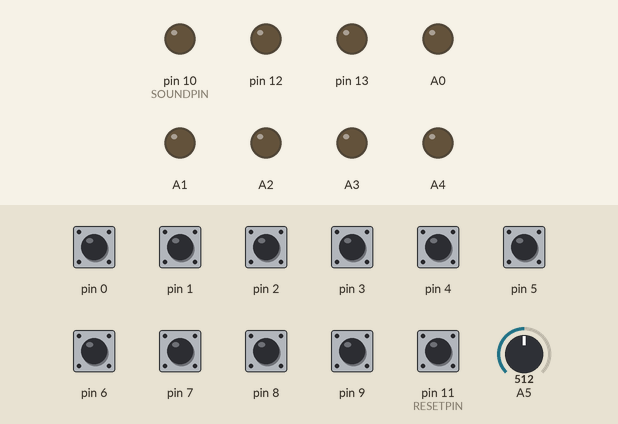
Recording of a sketch running on a simulated Arduino Leonardo, built with avr-gcc and run on an emulated ATmega32U4. Parts: output pins drawn as LEDs (lit = HIGH). Inputs (shaded band) come from the test bench; at power-on: pin 0–9, pin 11 (RESETPIN) HIGH, A5 = 512. Random numbers use the default seed unless the sketch sets one.

Above: at 1.2 s.
1.3 s: pin 0 pulled LOW for 0.15 s
At 2.3 s:
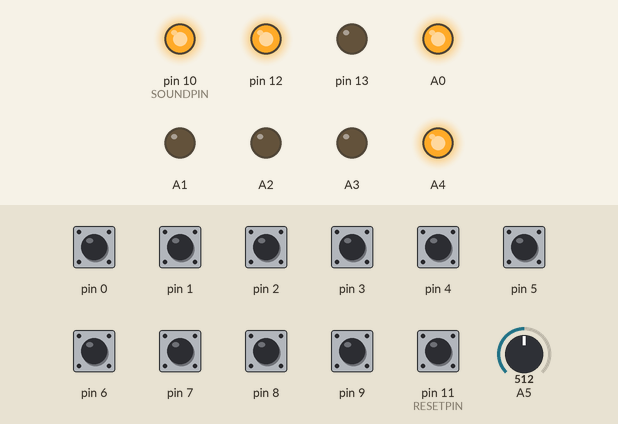
4.3 s: pin 11 (RESETPIN) pulled LOW for 0.15 s
At 4.6 s:
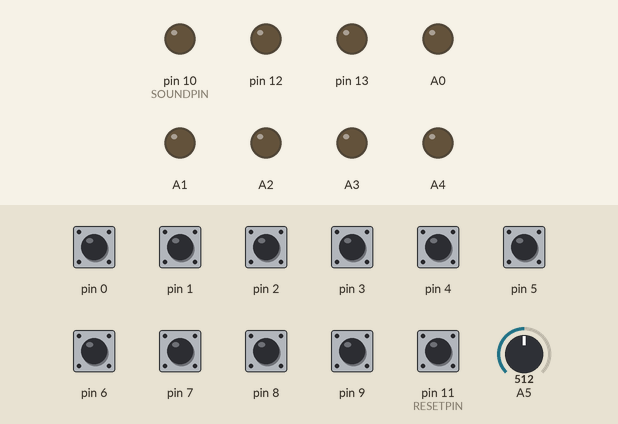
5.9 s: pin 1 pulled LOW for 0.15 s
At 7.0 s:
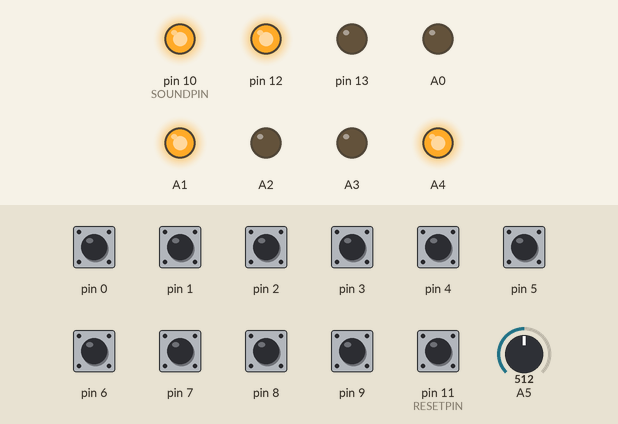
8.9 s: pin 11 (RESETPIN) pulled LOW for 1 s
At 9.3 s:
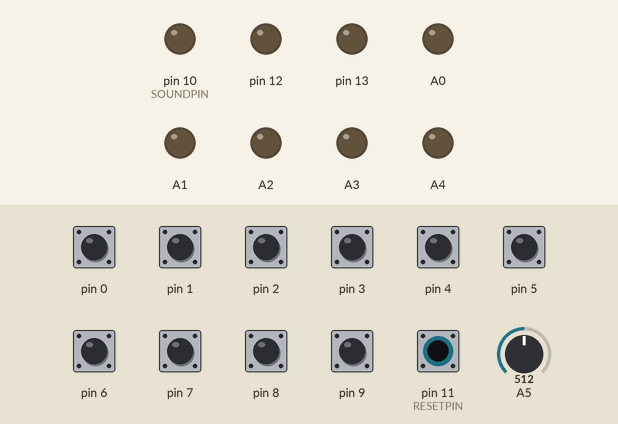
11.4 s: pin 2 pulled LOW for 0.15 s
At 12.4 s:
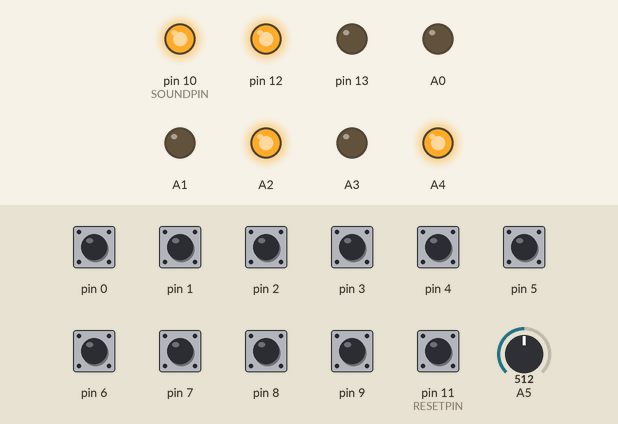
Timing chart, 0 to 14.4 s (numbered marks = the images above; inputs shaded):
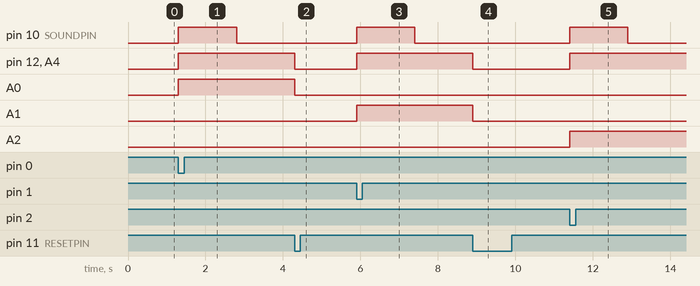

Measured:
- after the input at 1.3 s, pin 10 (SOUNDPIN): LOW → HIGH at once, → LOW 1.5 s later; pin 12, A0, A4: LOW → HIGH at once
- after the input at 4.3 s, pin 12, A0, A4: HIGH → LOW at once
- after the input at 5.9 s, pin 10 (SOUNDPIN): LOW → HIGH at once, → LOW 1.5 s later; pin 12, A1, A4: LOW → HIGH at once
- after the input at 8.9 s, pin 12, A1, A4: HIGH → LOW at once
- after the input at 11.4 s, pin 10 (SOUNDPIN): LOW → HIGH at once, → LOW 1.5 s later; pin 12, A2, A4: LOW → HIGH at once

The sketch:

sketch_dec27a.ino
```cpp
/* Quiz Bowl Buzzer System program
 * Implements an Arduino Leonardo with its I/O ports used
 * for different buzzers and lights.
 * Date: December 27, 2012
 */
#define DEBUG false
#define BUZZERS 10
#define SOUNDPIN 10
#define RESETPIN 11

/** Tells us whether someone has buzzed or not. */
boolean lockout = false;

/**
 * The array that tells us in which order we will be checking the buzzers
 * this time around.
 */
int randArray[10];

/** Describes the player that has buzzed. -1 if no one has buzzed. */
int activePlayer = -1;

/** Gives the number of turns left until we reseed the random number generator. */
int resetTimer;

/** Determines the inputs given to the board and acts accordingly. */
void getInputs();

/** Sounds the buzzer, indicating that someone has pushed a button. */
void activateBuzzer();

/**
 * Lights up the LED of the player who buzzed.
 * Unfortunately it's rather brute-force for now.
 * We use a binary coding scheme to denote which LED should light up.
 */
void lightLED();

/**
 * Decodes the multiplexed matrix of LED lighting and outputs to the
 * according pins.
 */
void decodeMatrix(boolean aZero, boolean aOne, boolean aTwo, boolean aThree,
    boolean aFour, boolean eleven, boolean twelve);

/** Shuts off all LED lights and such. */
void turnOffAllLights();

/** Waits for the user to press the reset button. */
void checkReset();

/**
 * Sets up the output pins and the input pins.
 * Current schema is:
 * Pins 0-9: Input pins from players.
 * Pin 10: This pin activates the buzzer sound. We'll probably be
 * sending PWM through it or activating some oscillator.
 * Pin 11: This pin is connected to a reset switch.
 * Pins A0-A4: This is a multiplexed LED array output. We'll be setting
 * these pins alternately to HIGH and LOW to code for 9 different LEDs.
 * Pin A5: This is used to seed the random number generator.
 * Pin 12: This is the last pin for the multiplexed LED array output.
 * Pin 13: This pin is for player 10.
 */
void setup() {
  if (DEBUG) {
    Serial.begin(9600);
  }
  for(int i = 0; i < BUZZERS; i++) {
    pinMode(i, INPUT_PULLUP);
  }
  pinMode(A0, OUTPUT);
  pinMode(A1, OUTPUT);
  pinMode(A2, OUTPUT);
  pinMode(A3, OUTPUT);
  pinMode(A4, OUTPUT);
  pinMode(SOUNDPIN, OUTPUT);
  pinMode(RESETPIN, INPUT_PULLUP);
  pinMode(12, OUTPUT);
  pinMode(13, OUTPUT);
  pinMode(A5, INPUT);
  digitalWrite(SOUNDPIN, LOW);
  digitalWrite(A0, LOW);
  digitalWrite(A1, LOW);
  digitalWrite(A2, LOW);
  digitalWrite(A3, LOW);
  digitalWrite(A4, LOW);
  digitalWrite(12, LOW);
  digitalWrite(13, LOW);
  randomSeed(analogRead(A5));
  resetTimer = random(1, analogRead(A5));
}

void loop() {
  for (int i = 0; i < 10; i++) {
    randArray[i] = i;
  }
  for (int i = 0; i < 10; i++) {
    int x = random(i, 9);
    int y = randArray[x];
    int temp = randArray[i];
    randArray[i] = y;
    randArray[x] = temp;
  }
  while (!lockout) {
    getInputs();
  }
  while (lockout) {
    checkReset();
  }
}

void getInputs() {
  for (int i = 0; i < 10; i++) {
    if (!digitalRead(randArray[i])) {
      lockout = true;
      activePlayer = randArray[i];
      if (DEBUG) {
        Serial.print("Player ");
        Serial.print(activePlayer + 1);
        Serial.println(" hit the buzzer!");
      }
      activateBuzzer();
      break;
    }
  }
}

void activateBuzzer() {
  lightLED();
  digitalWrite(SOUNDPIN, HIGH);
  for (int i = 0; i < 150; i++) {
    delay(10);
    if (!digitalRead(RESETPIN)) {
      performReset();
      digitalWrite(SOUNDPIN, LOW);
      return;
    }
  }
  digitalWrite(SOUNDPIN, LOW);
}

/**
 * The LED matrix is defined as follows:
 * Sources: A0, A1, A2
 * Sinks: A3, A4, 11
 */
void lightLED() {
  switch(activePlayer) {
    case 0:
      decodeMatrix(true, false, false, false, true, true);
      break;
    case 1:
      decodeMatrix(false, true, false, false, true, true);
      break;
    case 2:
      decodeMatrix(false, false, true, false, true, true);
      break;
    case 3:
      decodeMatrix(true, false, false, true, false, true);
      break;
    case 4:
      decodeMatrix(false, true, false, true, false, true);
      break;
    case 5:
      decodeMatrix(false, false, true, true, false, true);
      break;
    case 6:
      decodeMatrix(true, false, false, true, true, false);
      break;
    case 7:
      decodeMatrix(false, true, false, true, true, false);
      break;
    case 8:
      decodeMatrix(false, false, true, true, true, false);
      break;
    case 9:
      decodeMatrix(false, false, false, false, false, false);
      digitalWrite(13, true);
      break;
    default:
      decodeMatrix(false, false, false, false, false, false);
      digitalWrite(13, false);
      break;
  }
}

void decodeMatrix(boolean aZero, boolean aOne, boolean aTwo, boolean aThree,
  boolean aFour, boolean twelve) {
  digitalWrite(13, false);
  digitalWrite(A0, aZero);
  digitalWrite(A1, aOne);
  digitalWrite(A2, aTwo);
  digitalWrite(A3, aThree);
  digitalWrite(A4, aFour);
  digitalWrite(12, twelve);
}

void turnOffAllLights() {
  digitalWrite(A0, LOW);
  digitalWrite(A1, LOW);
  digitalWrite(A2, LOW);
  digitalWrite(A3, LOW);
  digitalWrite(A4, LOW);
  digitalWrite(12, LOW);
  digitalWrite(13, LOW);
}

void checkReset() {
  boolean x = !digitalRead(RESETPIN);
  boolean y = !digitalRead(RESETPIN);
  if (x && y) {
    performReset();
  }
}

void performReset() {
  lockout = false;
  turnOffAllLights();
  activePlayer = -1;
  if (DEBUG) {
    Serial.println("Reset.");
  }
  resetTimer--;
  if (resetTimer <= 0) {
    randomSeed(analogRead(A5));
  }
  resetTimer = random(1, analogRead(A5));
}
```
